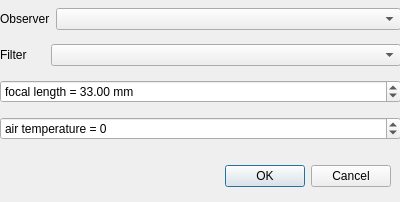
<?xml version="1.0" encoding="UTF-8"?>
<ui version="4.0">
 <class>begPropDlg</class>
 <widget class="QDialog" name="begPropDlg">
  <property name="geometry">
   <rect>
    <x>0</x>
    <y>0</y>
    <width>400</width>
    <height>202</height>
   </rect>
  </property>
  <property name="windowTitle">
   <string>Dialog</string>
  </property>
  <widget class="QDialogButtonBox" name="buttonBox">
   <property name="geometry">
    <rect>
     <x>50</x>
     <y>160</y>
     <width>341</width>
     <height>32</height>
    </rect>
   </property>
   <property name="orientation">
    <enum>Qt::Horizontal</enum>
   </property>
   <property name="standardButtons">
    <set>QDialogButtonBox::Cancel|QDialogButtonBox::Ok</set>
   </property>
  </widget>
  <widget class="QWidget" name="verticalLayoutWidget">
   <property name="geometry">
    <rect>
     <x>0</x>
     <y>0</y>
     <width>401</width>
     <height>151</height>
    </rect>
   </property>
   <layout class="QVBoxLayout" name="verticalLayout_2">
    <item>
     <layout class="QHBoxLayout" name="horizontalLayout">
      <item>
       <widget class="QLabel" name="obsLabel">
        <property name="sizePolicy">
         <sizepolicy hsizetype="Minimum" vsizetype="Preferred">
          <horstretch>0</horstretch>
          <verstretch>0</verstretch>
         </sizepolicy>
        </property>
        <property name="text">
         <string comment="Наблюдатель">Observer</string>
        </property>
       </widget>
      </item>
      <item>
       <widget class="QComboBox" name="obsBox">
        <property name="sizePolicy">
         <sizepolicy hsizetype="MinimumExpanding" vsizetype="Fixed">
          <horstretch>0</horstretch>
          <verstretch>0</verstretch>
         </sizepolicy>
        </property>
       </widget>
      </item>
     </layout>
    </item>
    <item>
     <layout class="QHBoxLayout" name="horizontalLayout_4">
      <item>
       <widget class="QLabel" name="filterLabel">
        <property name="sizePolicy">
         <sizepolicy hsizetype="Minimum" vsizetype="Preferred">
          <horstretch>0</horstretch>
          <verstretch>0</verstretch>
         </sizepolicy>
        </property>
        <property name="minimumSize">
         <size>
          <width>45</width>
          <height>0</height>
         </size>
        </property>
        <property name="text">
         <string>Filter</string>
        </property>
       </widget>
      </item>
      <item>
       <widget class="QComboBox" name="filtersBox">
        <property name="sizePolicy">
         <sizepolicy hsizetype="MinimumExpanding" vsizetype="Fixed">
          <horstretch>0</horstretch>
          <verstretch>0</verstretch>
         </sizepolicy>
        </property>
       </widget>
      </item>
     </layout>
    </item>
    <item>
     <layout class="QHBoxLayout" name="horizontalLayout_2">
      <item>
       <widget class="QDoubleSpinBox" name="focalBox">
        <property name="prefix">
         <string>focal length = </string>
        </property>
        <property name="suffix">
         <string> mm</string>
        </property>
        <property name="value">
         <double>33.000000000000000</double>
        </property>
       </widget>
      </item>
     </layout>
    </item>
    <item>
     <layout class="QHBoxLayout" name="horizontalLayout_3">
      <item>
       <widget class="QSpinBox" name="tempBox">
        <property name="prefix">
         <string>air temperature = </string>
        </property>
        <property name="minimum">
         <number>-100</number>
        </property>
       </widget>
      </item>
     </layout>
    </item>
   </layout>
  </widget>
 </widget>
 <resources/>
 <connections>
  <connection>
   <sender>buttonBox</sender>
   <signal>accepted()</signal>
   <receiver>begPropDlg</receiver>
   <slot>accept()</slot>
   <hints>
    <hint type="sourcelabel">
     <x>248</x>
     <y>254</y>
    </hint>
    <hint type="destinationlabel">
     <x>157</x>
     <y>274</y>
    </hint>
   </hints>
  </connection>
  <connection>
   <sender>buttonBox</sender>
   <signal>rejected()</signal>
   <receiver>begPropDlg</receiver>
   <slot>reject()</slot>
   <hints>
    <hint type="sourcelabel">
     <x>316</x>
     <y>260</y>
    </hint>
    <hint type="destinationlabel">
     <x>286</x>
     <y>274</y>
    </hint>
   </hints>
  </connection>
 </connections>
</ui>
